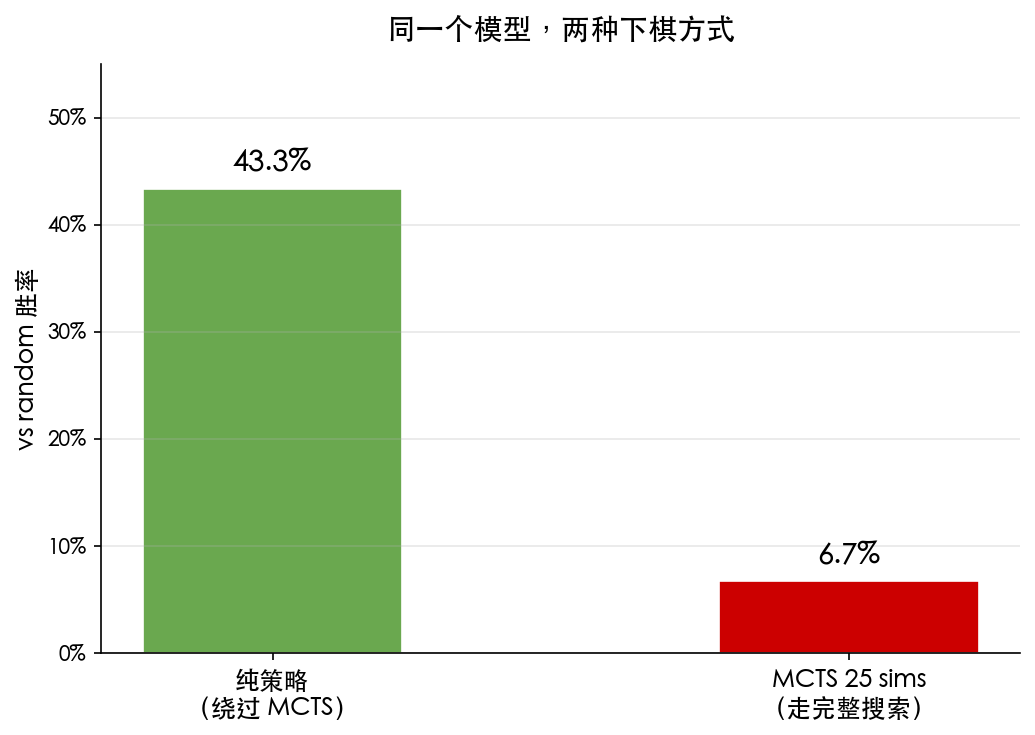

Write the Python code that produced this figure.
"""
图3：诊断实验柱状图 — 同一个模型，两种下棋方式
来源：docs/training-debug-playbook.md
"""

import matplotlib
matplotlib.use("Agg")
import matplotlib.pyplot as plt

plt.rcParams['font.sans-serif'] = ['Heiti TC', 'PingFang SC', 'Arial Unicode MS']
plt.rcParams['axes.unicode_minus'] = False

labels = ["纯策略\n（绕过 MCTS）", "MCTS 25 sims\n（走完整搜索）"]
values = [0.433, 0.067]
colors = ["#6aa84f", "#cc0000"]

fig, ax = plt.subplots(figsize=(7, 5))

bars = ax.bar(labels, values, color=colors, width=0.45, edgecolor="white", linewidth=0.8)

# 柱顶数值标注
for bar, val in zip(bars, values):
    ax.text(
        bar.get_x() + bar.get_width() / 2,
        val + 0.011,
        f"{val*100:.1f}%",
        ha="center",
        va="bottom",
        fontsize=14,
        fontweight="bold",
    )

ax.set_ylim(0, 0.55)
ax.set_ylabel("vs random 胜率", fontsize=12)
ax.set_title("同一个模型，两种下棋方式", fontsize=14, fontweight="bold", pad=12)
ax.tick_params(axis="x", labelsize=12)
ax.tick_params(axis="y", labelsize=10)
ax.yaxis.set_major_formatter(plt.FuncFormatter(lambda y, _: f"{y:.0%}"))
ax.grid(alpha=0.3, axis="y")
ax.spines["top"].set_visible(False)
ax.spines["right"].set_visible(False)

plt.tight_layout()
plt.savefig(
    "/Users/kyc/homework/tmp/AlphaZero/docs/articles/figures/fig3_diagnostic_bars.png",
    dpi=150,
    bbox_inches="tight",
)
print("Saved fig3_diagnostic_bars.png")
